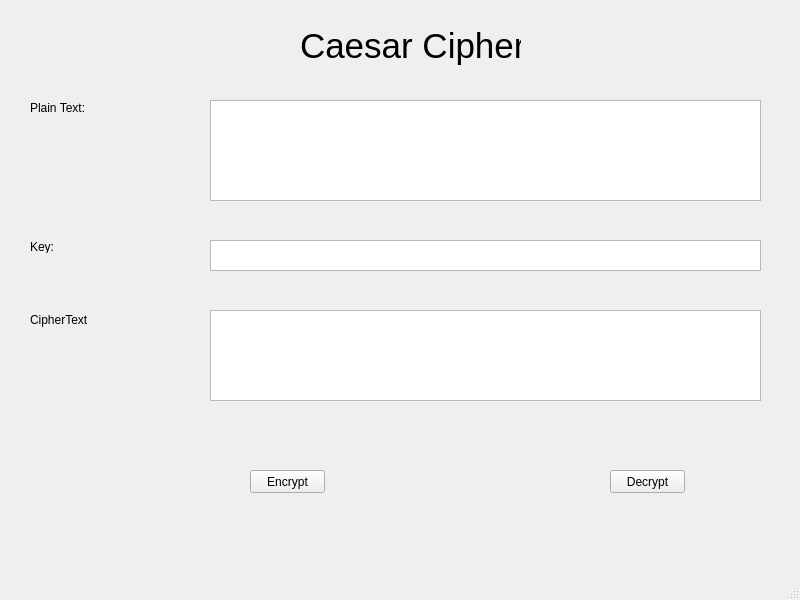
<?xml version="1.0" encoding="UTF-8"?>
<ui version="4.0">
 <class>MainWindow</class>
 <widget class="QMainWindow" name="MainWindow">
  <property name="geometry">
   <rect>
    <x>0</x>
    <y>0</y>
    <width>800</width>
    <height>600</height>
   </rect>
  </property>
  <property name="windowTitle">
   <string>MainWindow</string>
  </property>
  <widget class="QWidget" name="centralwidget">
   <widget class="QLabel" name="label">
    <property name="geometry">
     <rect>
      <x>30</x>
      <y>100</y>
      <width>61</width>
      <height>16</height>
     </rect>
    </property>
    <property name="text">
     <string>Plain Text:</string>
    </property>
   </widget>
   <widget class="QLabel" name="label_2">
    <property name="geometry">
     <rect>
      <x>30</x>
      <y>240</y>
      <width>47</width>
      <height>13</height>
     </rect>
    </property>
    <property name="text">
     <string>Key:</string>
    </property>
   </widget>
   <widget class="QLabel" name="label_3">
    <property name="geometry">
     <rect>
      <x>30</x>
      <y>310</y>
      <width>61</width>
      <height>20</height>
     </rect>
    </property>
    <property name="text">
     <string>CipherText</string>
    </property>
   </widget>
   <widget class="QLabel" name="label_4">
    <property name="geometry">
     <rect>
      <x>300</x>
      <y>20</y>
      <width>221</width>
      <height>51</height>
     </rect>
    </property>
    <property name="font">
     <font>
      <pointsize>26</pointsize>
     </font>
    </property>
    <property name="text">
     <string>Caesar Cipher</string>
    </property>
   </widget>
   <widget class="QPushButton" name="btn_encrypt">
    <property name="geometry">
     <rect>
      <x>250</x>
      <y>470</y>
      <width>75</width>
      <height>23</height>
     </rect>
    </property>
    <property name="text">
     <string>Encrypt</string>
    </property>
   </widget>
   <widget class="QPushButton" name="btn_decrypt">
    <property name="geometry">
     <rect>
      <x>610</x>
      <y>470</y>
      <width>75</width>
      <height>23</height>
     </rect>
    </property>
    <property name="text">
     <string>Decrypt</string>
    </property>
   </widget>
   <widget class="QTextEdit" name="txt_plain_text">
    <property name="geometry">
     <rect>
      <x>210</x>
      <y>100</y>
      <width>551</width>
      <height>101</height>
     </rect>
    </property>
   </widget>
   <widget class="QTextEdit" name="txt_key">
    <property name="geometry">
     <rect>
      <x>210</x>
      <y>240</y>
      <width>551</width>
      <height>31</height>
     </rect>
    </property>
   </widget>
   <widget class="QTextEdit" name="txt_cipher_text">
    <property name="geometry">
     <rect>
      <x>210</x>
      <y>310</y>
      <width>551</width>
      <height>91</height>
     </rect>
    </property>
   </widget>
  </widget>
  <widget class="QMenuBar" name="menubar">
   <property name="geometry">
    <rect>
     <x>0</x>
     <y>0</y>
     <width>800</width>
     <height>21</height>
    </rect>
   </property>
  </widget>
  <widget class="QStatusBar" name="statusbar"/>
 </widget>
 <resources/>
 <connections/>
</ui>
